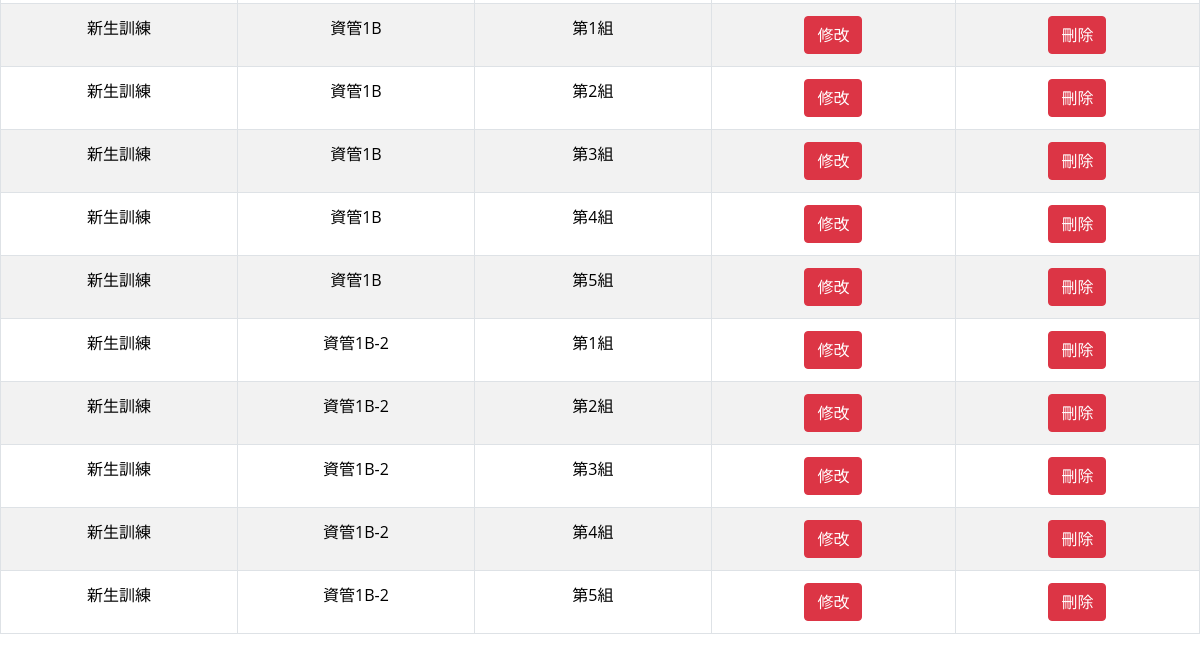
The app's page /check_group/ (lower part), older data.
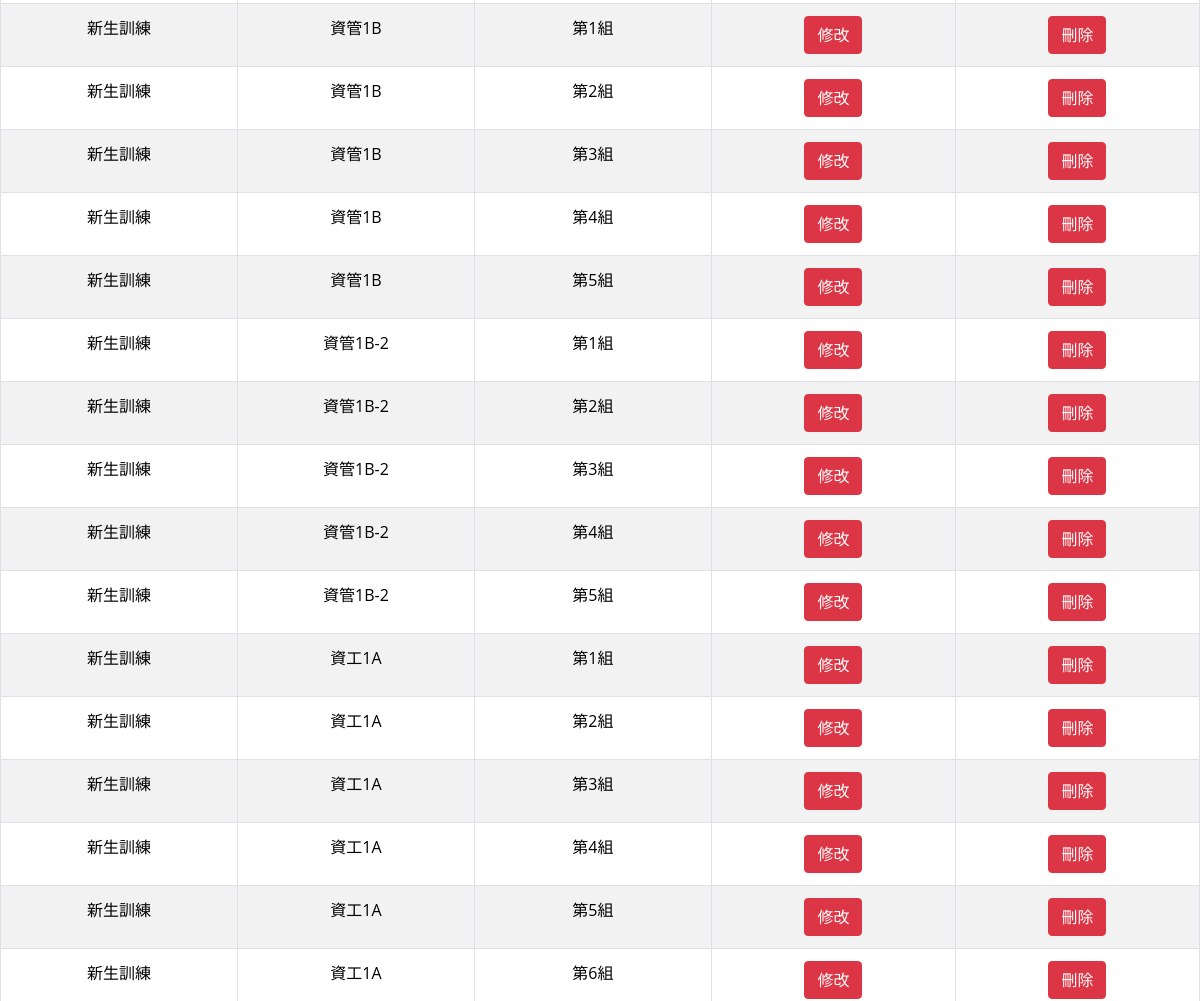
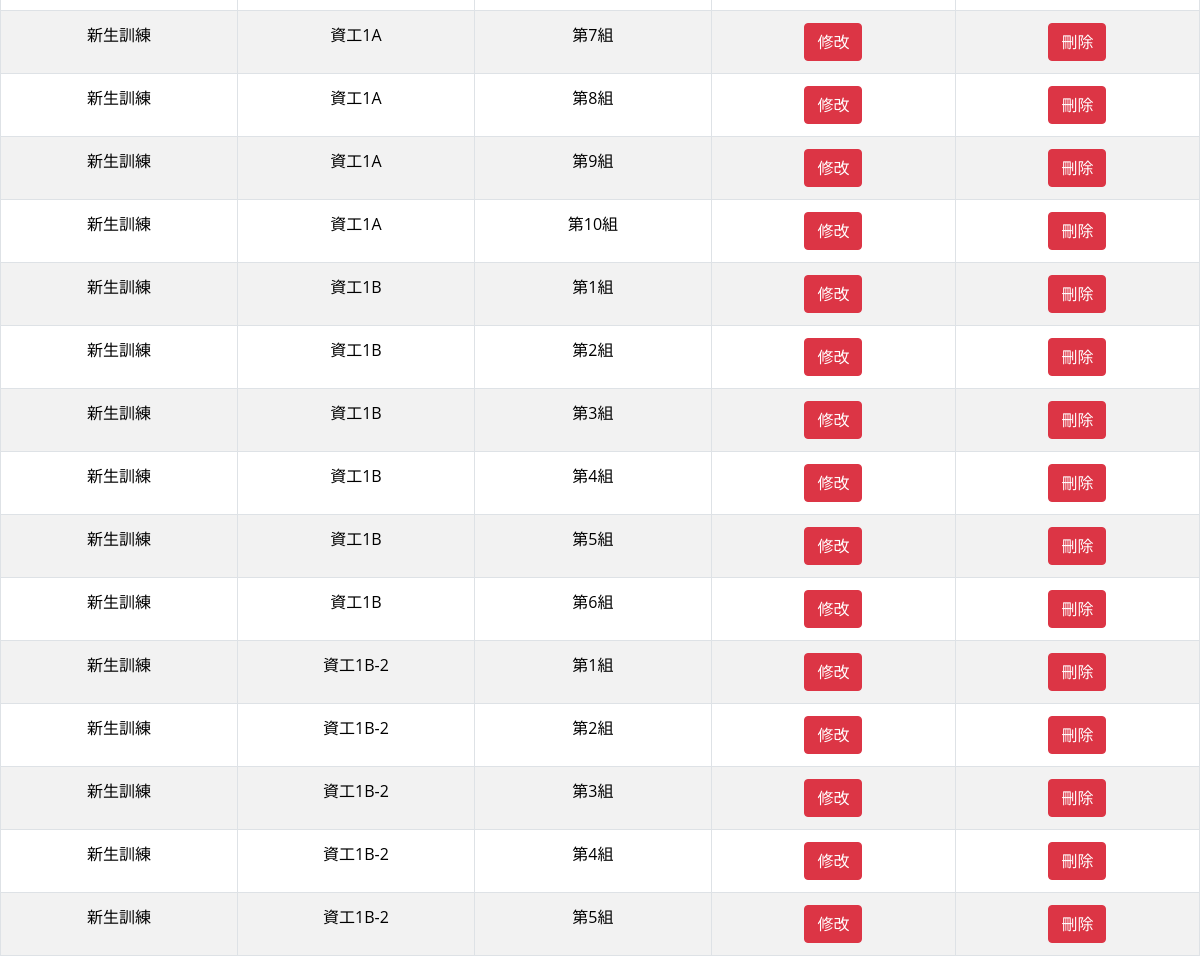
The same page, newer data (2 pictures, top to bottom).
### login/models.py (models this page shows, shortened)
class Group(models.Model):
    group = models.CharField(max_length=128, null=True, blank=True)
    group_user = models.ManyToManyField(User, blank=True,related_name='user_user')
    activate = models.ForeignKey('CreateActivate', on_delete=models.CASCADE, blank=True)

class CreateActivate(models.Model):
    activate_name = models.CharField(max_length=128, unique=True, null=True, blank=True)
    class_id = models.ForeignKey('CreateClass', on_delete=models.CASCADE, blank=True, null=True)
    def __str__(self):
        return self.activate_name

class CreateClass(models.Model):
    class_title = models.CharField(max_length=128)
    def __str__(self):
        return self.class_title

### login/views.py (the view)
# urls.py: path('check_group/', views.check_group, name='check_group'),
def check_group(request):
    group = Group.objects.all()
    activate = models.CreateActivate.objects.all()
    context = {
        'group': group,
        'activate': activate
    }
    return render(request, 'check_group.html', context)

### templates/check_group.html (shortened to what this page needs)
{% extends "base.html" %}
{% block content %}
<table class="table table-hover table-striped table-bordered table-rwd">
        <tbody>
            {% for groupa in group %}<tr>
              <td data-th="教室"> {{ groupa.activate.class_id }}</td>
           <td data-th ="班級"> {{ groupa.activate }}</td>
                <td data-th="群組">{{ groupa.group }}</td>
                <td data-th="編輯">
                        <form method="post" action="{% url 'edit_group' groupa.pk %}">
                        <button type="submit" class="btn btn-danger">修改</button>
                    </form>
                </td>
                <td data-th="刪除">
                        <form method="post" action="{% url 'delete_group' groupa.pk %}">
                        <button type="submit" class="btn btn-danger">刪除</button>
                    </form>
                </td></tr>
            {% endfor %}
        </tbody>
    </table>
</body>
{% endblock %}

### templates/base.html (shortened to what this page needs)
<!DOCTYPE html>
<html lang="en">
<head>
{% load static %}
<link rel="stylesheet" type="text/css" href="{% static 'table.css' %}">
    {% include "tool/bootstrapt_3.4.html" %}
</head>
<body>
{% block content %}
{% endblock %}
</body>
</html>

### templates/tool/bootstrapt_3.4.html (shortened to what this page needs)
<link rel="stylesheet" href="https://stackpath.bootstrapcdn.com/bootstrap/4.4.1/css/bootstrap.min.css">

Row changes from the older to the newer data that the page shows:
added Group: activate.class_id "新生訓練", activate "資工1A", group "第1組"
added Group: activate.class_id "新生訓練", activate "資工1A", group "第2組"
added Group: activate.class_id "新生訓練", activate "資工1A", group "第3組"
added Group: activate.class_id "新生訓練", activate "資工1A", group "第4組"
added Group: activate.class_id "新生訓練", activate "資工1A", group "第5組"
added Group: activate.class_id "新生訓練", activate "資工1A", group "第6組"
added Group: activate.class_id "新生訓練", activate "資工1A", group "第7組"
added Group: activate.class_id "新生訓練", activate "資工1A", group "第8組"
added Group: activate.class_id "新生訓練", activate "資工1A", group "第9組"
added Group: activate.class_id "新生訓練", activate "資工1A", group "第10組"
added Group: activate.class_id "新生訓練", activate "資工1B", group "第1組"
added Group: activate.class_id "新生訓練", activate "資工1B", group "第2組"
added Group: activate.class_id "新生訓練", activate "資工1B", group "第3組"
added Group: activate.class_id "新生訓練", activate "資工1B", group "第4組"
added Group: activate.class_id "新生訓練", activate "資工1B", group "第5組"
added Group: activate.class_id "新生訓練", activate "資工1B", group "第6組"
added Group: activate.class_id "新生訓練", activate "資工1B-2", group "第1組"
added Group: activate.class_id "新生訓練", activate "資工1B-2", group "第2組"
added Group: activate.class_id "新生訓練", activate "資工1B-2", group "第3組"
added Group: activate.class_id "新生訓練", activate "資工1B-2", group "第4組"
added Group: activate.class_id "新生訓練", activate "資工1B-2", group "第5組"
